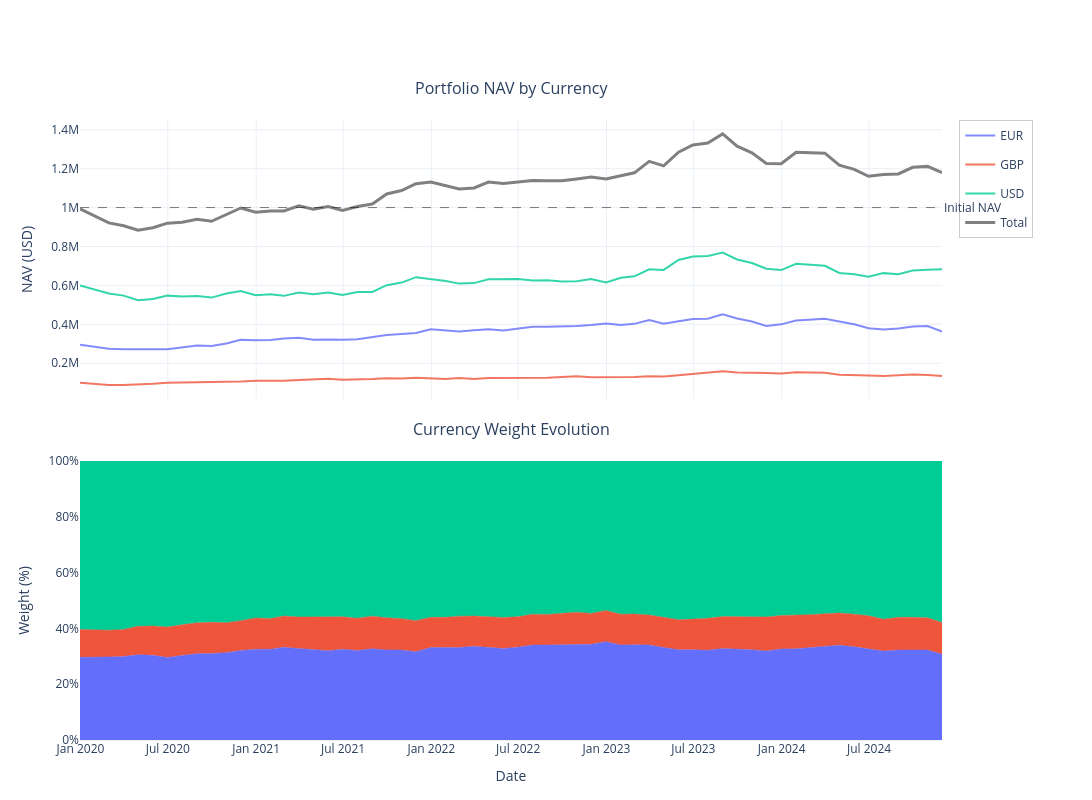

The notebook cell saved with this chart:
### Markdown cell above
### 4.1 Visualize NAV Growth

### Code cell
# Plot NAV and weight evolution using Portfolio method
fig = portfolio.plot_nav_and_weights()
fig.show()
